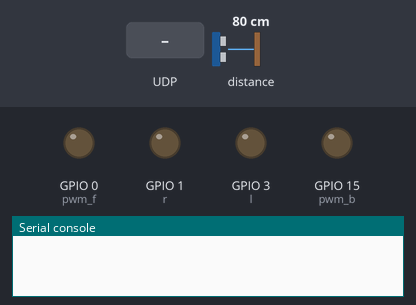
A program run on a simulated ESP8266 board running MicroPython. Parts: output pins drawn as LEDs (lit = HIGH), the last lines printed to the serial console. Dashed ring = blinking. The inputs (shaded band) are chosen by the test bench; at power-on: distance to the obstacle 80 cm. Library files of the repository ran but are not shown: vl53l0x.py.

Above: at 1.2 s.
1.3 s: distance to the obstacle set to 43 cm
2.8 s: distance to the obstacle set to 36 cm
At 3.2 s:
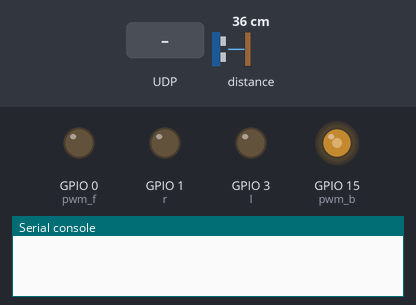
4.3 s: UDP packet "'p'" arrives
At 5.05 s:
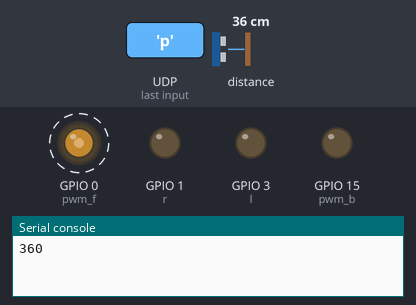
7.3 s: distance to the obstacle set to 10 cm
10.3 s: distance to the obstacle set to 7 cm
At 10.49 s:
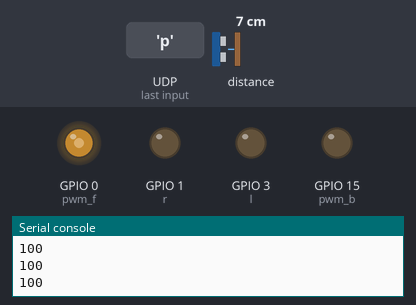
12.0 s: UDP packet "'d'" arrives
At 13.6 s:
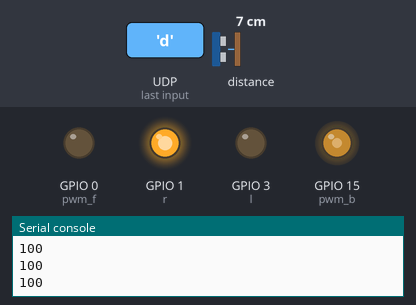
Timing chart, 0 to 15.0 s (numbered marks = the images above; inputs shaded):
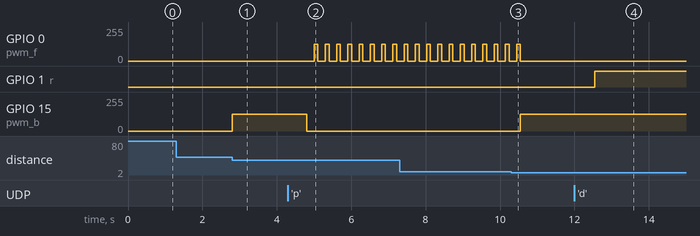

Measured:
- the behaviour switches between 40 and 39 cm on distance to the obstacle (found by bisection; images 0 and 1)
- the behaviour switches between 9 and 8 cm on distance to the obstacle (found by bisection; images 2 and 3)
- after the input at 1.3 s, every drawn part: stays the same
- after the input at 2.8 s, GPIO 15 (pwm_b): 0/255 → 125/255 at once
- after the input at 4.3 s, GPIO 0 (pwm_f): alternates 125/255 for 0.10 s and 0/255 for 0.20 s, starting after 0.70 s; GPIO 15 (pwm_b): 125/255 → 0/255 after 0.50 s
- after the input at 10.3 s, GPIO 0 (pwm_f): goes on until 10.5 s, then stays 0/255; GPIO 15 (pwm_b): 0/255 → 125/255 after 0.25 s
- after the input at 12.0 s, GPIO 1 (r): LOW → HIGH after 0.55 s

The program:

main.py
```python
from machine import Pin , PWM,I2C
import vl53l0x
import machine
import socket
import utime

# TODO brzanebis ertxel gagzavnis gaketeba

UDP_IP = "0.0.0.0"
UDP_PORT = 5006

sock = socket.socket(socket.AF_INET, socket.SOCK_DGRAM)
sock.bind((UDP_IP, UDP_PORT))
sock.setblocking(0)

# 1 speed - duty 500 2 speed - duty 1000
speed_gear = {'1': 500,'2': 1000}
speed = 1

pwm_f = PWM(Pin(0)) # tetri-forward
pwm_b = PWM(Pin(15)) # lurji-backward
pwm_f.freq(30)
pwm_b.freq(30)
pin_objs = {0:pwm_f,15:pwm_b}

r = Pin(1, Pin.OUT) # narinjisferi-right
l = Pin(3, Pin.OUT) # iasamnisferi-left

FB = None
i2c = None
sensor = None

def forward():
    global FB
    FB = 0
    pwm_b.duty(0)
    pwm_f.duty(speed_gear[str(speed)])

def backword():
    global FB
    FB = 15
    pwm_f.duty(0)
    pwm_b.duty(speed_gear[str(speed)])

def right():
    l.off()
    r.on()

def left():
    r.off()
    l.on()

def stop_move():
    global FB
    FB = None
    pwm_f.duty(0)
    pwm_b.duty(0)

def stop_steering():
    r.off()
    l.off()

stop_steering()

def parking(sensor):
    global proximity_enable
    proximity_enable = False
    while True:
        if 500 > sensor.read() > 80:
            print(sensor.read())
            utime.sleep(0.2)
            forward()
            utime.sleep(0.1)
        else:
            return
        stop_move()

def driver():
    global speed
    global FB
    global i2c
    global sensor
    global sock
    proximity_enable = True
    i2c = I2C(-1, Pin(5), Pin(4)) # tetri-scl, melnisferi-sda
    sensor = vl53l0x.VL53L0X(i2c)
    sensor.start()
    while True:
        if proximity_enable:
            try:
                if 50  < sensor.read() < 400:
                    backword()
                    utime.sleep(1)
                    stop_move()
                    sock.close()
                    sock = socket.socket(socket.AF_INET, socket.SOCK_DGRAM)
                    sock.bind((UDP_IP, UDP_PORT))
                    sock.setblocking(0)
            except:
                pass
        data = None
        try:
            data, addr = sock.recvfrom(1024)
        except:
            pass
        if not data:
            continue
        key = data.decode()
        if key == "'w'":
            forward()
        if key == "'s'":
            backword()
        if key == "'d'":
            right()
        if key == "'a'":
            left()
        if key == "'t'":
            if proximity_enable:
                proximity_enable = False
            else:
                proximity_enable = True
        if key == "'p'":
            parking(sensor)
        if key == "!'w'":
            stop_move()
        if key == "!'s'":
            stop_move()
        if key == "!'d'":
            stop_steering()
        if key == "!'a'":
            stop_steering()
        if key == "Key.up":
            if speed < 2:
                speed += 1
                if FB==0 or FB==15:
                    pin_objs[FB].duty(speed_gear[str(speed)])

        if key == "Key.down":
            if speed > 1:
                speed -= 1
                if FB == 0 or FB == 15:
                    pin_objs[FB].duty(speed_gear[str(speed)])

driver()
```
